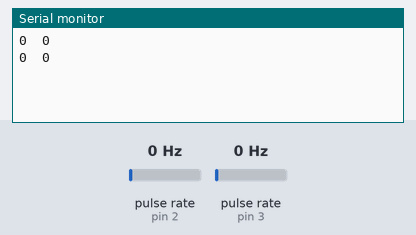
The sketch below on a simulated Arduino Uno, built with avr-gcc and run on an emulated ATmega328P. Parts: the last lines printed to the serial monitor. Wiring (inferred from the names in the program): 2 × pulse sensor: data pin 2 / data pin 3. The inputs (shaded band) are chosen by the test bench; at power-on: pulse rate (sensors on pin 2, pin 3) 0 Hz.

Above: at 1.2 s.
1.3 s: pulse rate (sensor on pin 2) set to 4 Hz
At 2.6 s:
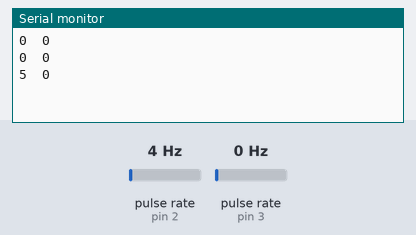
2.8 s: pulse rate (sensor on pin 3) set to 4 Hz
At 3.8 s:
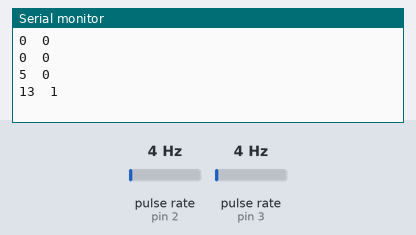
4.3 s: pulse rate (sensor on pin 2) set to 50 Hz
At 5.5 s:
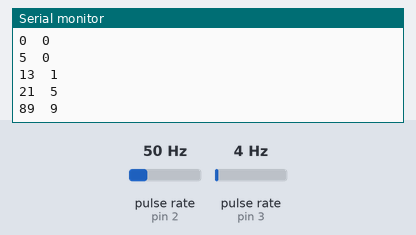
5.8 s: pulse rate (sensor on pin 3) set to 50 Hz
At 6.8 s:
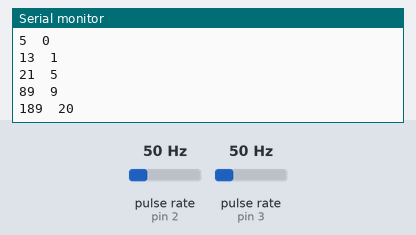
Timing chart, 0 to 8.3 s (numbered marks = the images above; inputs shaded):
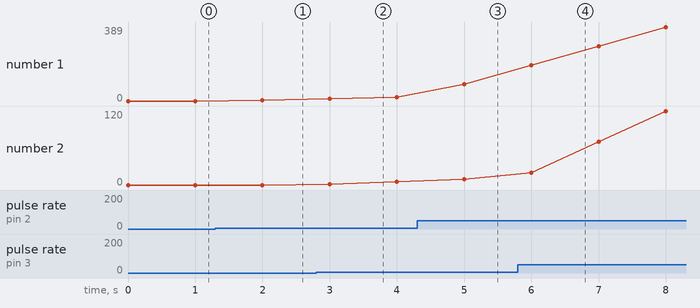

Measured:
- after the input at 1.3 s, the serial monitor: prints a new line after 0.70 s (image 1)
- after the input at 2.8 s, the serial monitor: prints a new line after 0.20 s (image 2)
- after the input at 4.3 s, the serial monitor: prints a new line after 0.70 s (image 3)
- after the input at 5.8 s, the serial monitor: prints a new line after 0.20 s (image 4)
- plotted number 1: 0 → 5 after the input at 1.3 s, 21 → 89 after the input at 4.3 s
- plotted number 2: 9 → 120 after the input at 5.8 s

The sketch:

test_trail.ino
```cpp
//these pins can not be changed 2/3 are special pins
int encoderPin1 = 2;
int encoderPin2 = 3;
int encodervalue1 = 0;
int encodervalue2 = 0;


void setup() {
  Serial.begin (9600);

  pinMode(encoderPin1, INPUT);
  pinMode(encoderPin2, INPUT);

  //call updateEncoder() when any high/low changed seen
  //on interrupt 0 (pin 2), or interrupt 1 (pin 3)
  attachInterrupt(digitalPinToInterrupt(encoderPin1), updateEncoderValue1, CHANGE);
  attachInterrupt(digitalPinToInterrupt(encoderPin2), updateEncoderValue2, RISING);

}

void loop(){
      Serial.print(encodervalue1);
      Serial.print('\t');
      Serial.print(encodervalue2);
      Serial.print('\n');
  delay(1000); //just here to slow down the output, and show it will work  even during a delay
}


void updateEncoderValue1(){
  encodervalue1++;

}

void updateEncoderValue2(){
  encodervalue2++;
}
```
